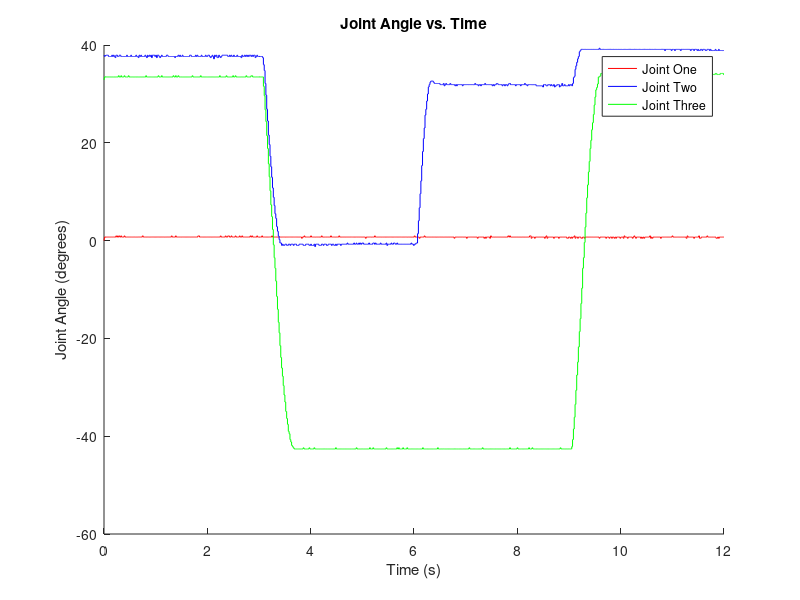
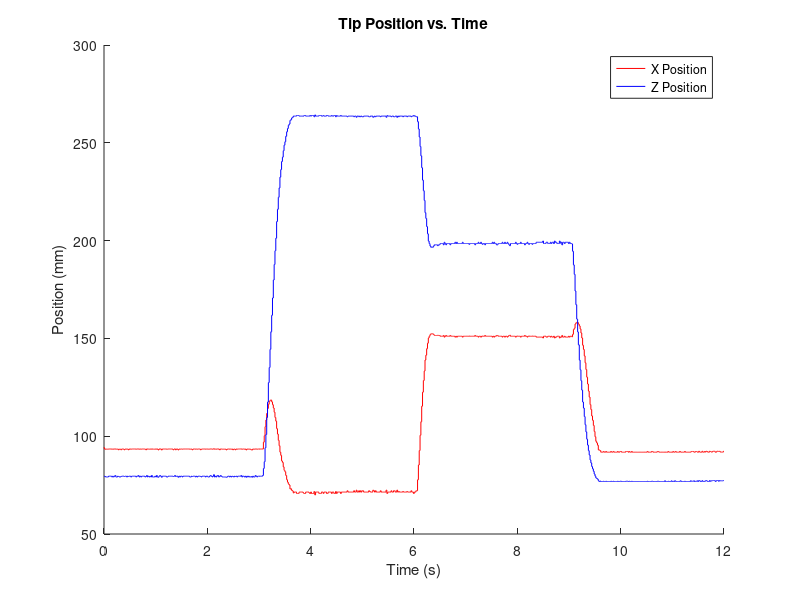
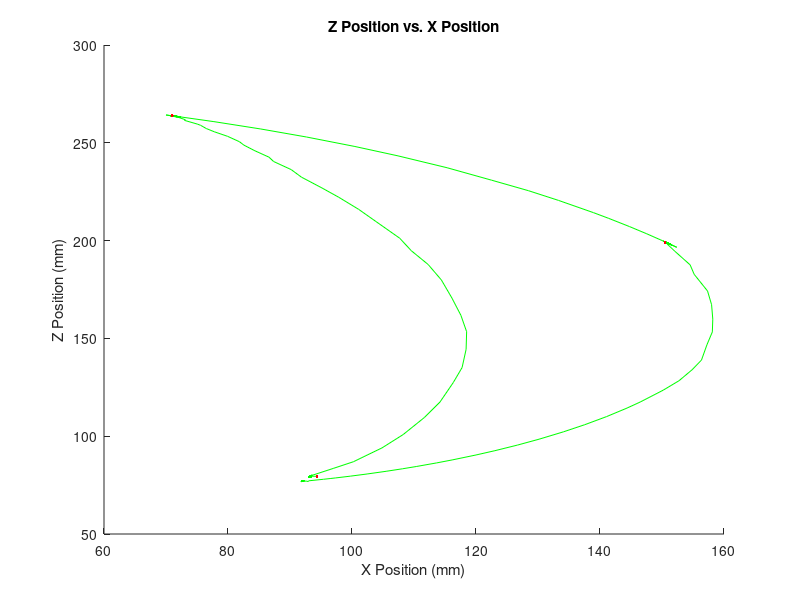
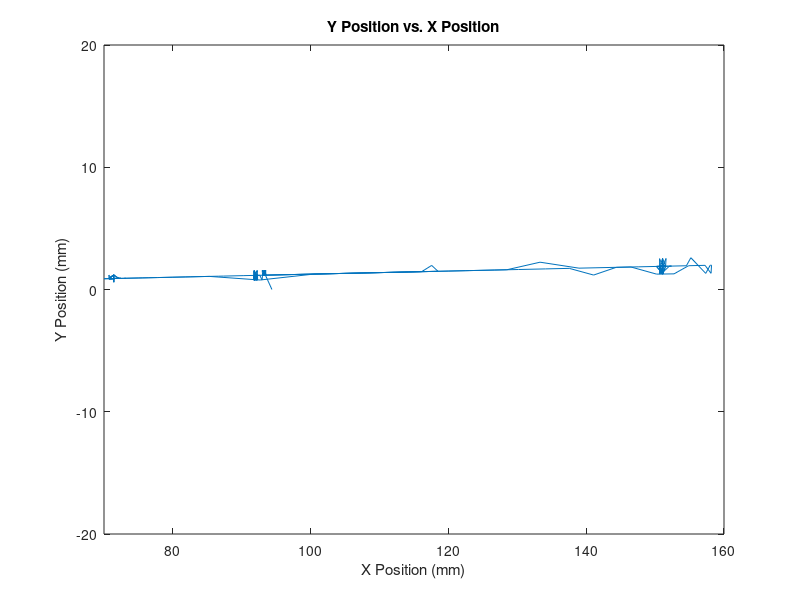

The MATLAB source for these figures, in order:
%extracting data from the csv files and 
jointArray = csvread('angleData.csv');
timeAngle = jointArray(:,1);              %extract data for time 
jointOne = jointArray(:,2);          %Extract data for each joint
jointTwo = jointArray(:,3);
jointThree = jointArray(:,4);

tipPositionArray = csvread('XYZData.csv');
timePosition = tipPositionArray(:,1);
xArray = tipPositionArray(:,2);
yArray = tipPositionArray(:,3);
zArray = tipPositionArray(:,4);


%plotting data

%joint angle plot 
figure(1)

hold on;

plot(timeAngle, jointOne, 'Color', 'red');
plot(timeAngle, jointTwo, 'Color', 'blue');
plot(timeAngle, jointThree, 'Color', 'green');

title('Joint Angle vs. Time');
xlabel('Time (s)');
ylabel('Joint Angle (degrees)')
legend('Joint One', 'Joint Two', 'Joint Three');

hold off;

%X and Z over time position plot
figure(2)

hold on;

plot(timePosition, xArray, 'Color', 'red');
plot(timePosition, zArray, 'Color', 'blue');

title('Tip Position vs. Time');
xlabel('Time (s)');
ylabel('Position (mm)');
legend('X Position', 'Z Position');

hold off;

%X vs Z plot
figure(3)

hold on;

plot(xArray, zArray, 'Color', 'green');
plot(94.3759, 79.5, '.', 'Color', 'red');
plot(71, 264, '.', 'Color', 'red');
plot(150.5, 199, '.', 'Color', 'red');

title('Z Position vs. X Position');
xlabel('X Position (mm)');
ylabel('Z Position (mm)');

hold off;

%X vs Y plot
figure(4)

plot(xArray, yArray);

title('Y Position vs. X Position');
xlabel('X Position (mm)');
ylabel('Y Position (mm)');
axis([70 160 -20 20]);                      %specify window to compress noice / fix scale














